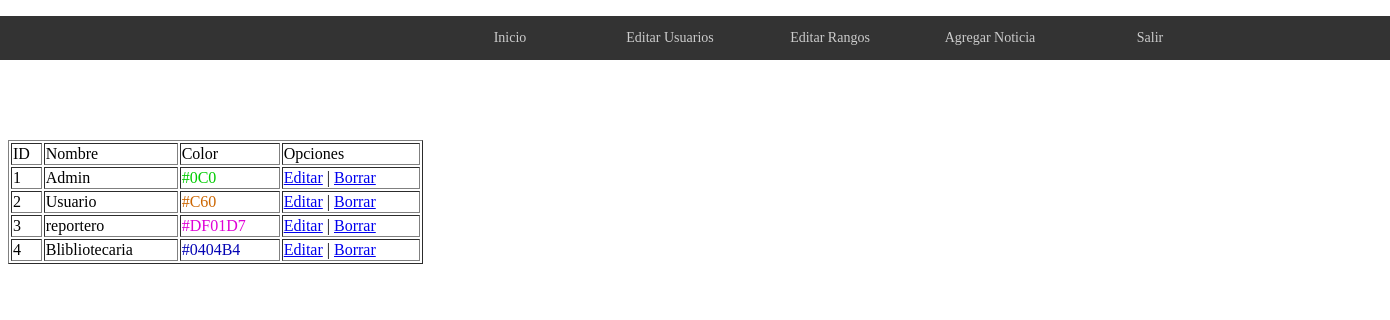
/proyecto_db/panel/rangos.php (signed in), run on the app's committed database.
### tables this page shows
CREATE TABLE `rango` (
  `id` int(11) NOT NULL,
  `nombre` varchar(100) NOT NULL,
  `color` varchar(100) NOT NULL
);

### proyecto_db/panel/rangos.php (the view, shortened to what this page needs)
<?php
include "../includes/config.php";
if($_SESSION['rango'] == '1' or $_SESSION['rango'] == '3') {
?>
<!DOCTYPE html PUBLIC "-//W3C//DTD XHTML 1.0 Transitional//EN" "http://www.w3.org/TR/xhtml1/DTD/xhtml1-transitional.dtd">
<html xmlns="http://www.w3.org/1999/xhtml">
<head>
</head>
<body>
<blockquote>
  <p>
    <?php include "barra_navegador.php"; ?>
    <a href="agregarrango.php">Agregar Rango Nuevo</a>
    <br />
    <br />
    <br />
    <br />
    <br />
    <br />
</blockquote>
<table width="415" border="1">
  <thead>
      <tr>
        <td>ID</td>
        <td>Nombre</td>
        <td>Color</td>
        <td>Opciones</td>
      </tr>
  </thead>
  <tbody>
<?php
	$query = mysqli_query($connect,"SELECT * FROM rango");
	while($row=mysqli_fetch_array($query)) {
	?>
  <tr>
    <td width="4"><?php echo $row['id']; ?></td>
    <td width="4"><?php echo $row['nombre']; ?></td>
    <td width="4" style="color:<?php echo $row['color']; ?>"><?php echo $row['color']; ?></td>
    <td width="90"><a href="editarrango.php?id=<?php echo $row['id']; ?>">Editar</a> | <a href="editarusuario.php?borrar=<?php echo $row['id']; ?>" onclick="return Confirmar (this.form)">Borrar</a></td>
  </tr>
  <?php
	}
?>
  </tbody>
</table>
</body>
</html>
<?php } ?>

### proyecto_db/panel/barra_navegador.php (shortened to what this page needs)
<nav id="navegador">
    <ul>
        <li><a href="../index.php">Inicio</a></li>
        <?php if($_SESSION['rango'] == '1') { ?><li><a href="editarusuario.php">Editar Usuarios</a><?php } ?></li>
        <?php if($_SESSION['rango'] == '1') { ?><li><a href="rangos.php">Editar Rangos</a></li><?php } ?>
        <li><a href="agregarnoticia.php">Agregar Noticia</a></li>
        <li><a href="../logout.php">Salir</a></li>
    </ul>
</nav>

### proyecto_db/panel/barra_navegador.php (style rules this page uses)
nav { position : absolute; left : 0; width : 100%; background : #333; }
nav ul { margin : 0 400px; width : 940px; list-style : none; }
nav ul li { float : left; }
nav ul li a { display : block; margin-right : 20px; width : 140px; font-size : 14px; line-height : 44px; text-align : center; text-decoration : none; color : #ccc; }

### data on the page
rango: id "1", nombre "Admin", color "#0C0"
rango: id "2", nombre "Usuario", color "#C60"
rango: id "3", nombre "reportero", color "#DF01D7"
rango: id "4", nombre "Blibliotecaria", color "#0404B4"
